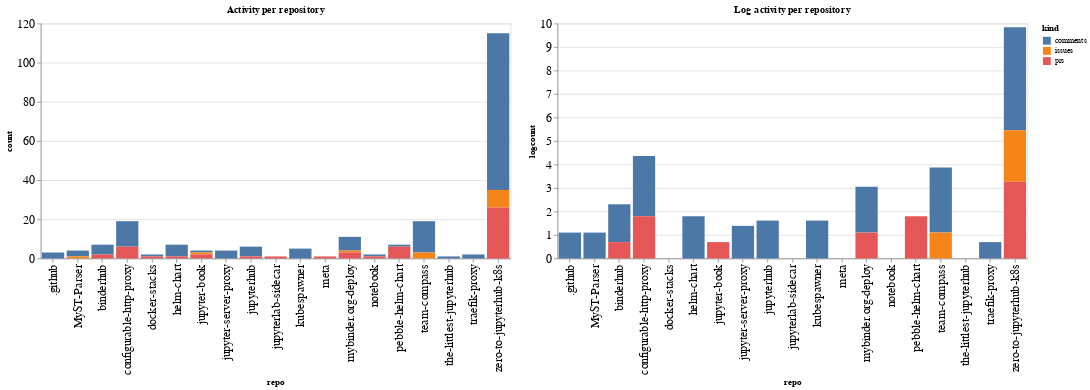

The notebook cell saved with this chart:
### Code cell
ch1 = alt.Chart(repo_summaries, width=600, title="Activity per repository").mark_bar().encode(
    x='repo',
    y='count',
    color='kind',
    tooltip="kind"
)

ch2 = alt.Chart(repo_summaries, width=600, title="Log activity per repository").mark_bar().encode(
    x='repo',
    y='logcount',
    color='kind',
    tooltip="kind"
)

ch1 | ch2

### Figure 1 — Vega-Lite specification as saved in the notebook (floating-point values rounded to 4 significant figures)
{"config": {"axisLeft": {"labelFontSize": 15}, "axisBottom": {"labelFontSize": 15}}, "hconcat": [{"mark": "bar", "encoding": {"color": {"type": "nominal", "field": "kind"}, "tooltip": {"type": "nominal", "field": "kind"}, "x": {"type": "nominal", "field": "repo"}, "y": {"type": "quantitative", "field": "count"}}, "title": "Activity per repository", "width": 600}, {"mark": "bar", "encoding": {"color": {"type": "nominal", "field": "kind"}, "tooltip": {"type": "nominal", "field": "kind"}, "x": {"type": "nominal", "field": "repo"}, "y": {"type": "quantitative", "field": "logcount"}}, "title": "Log activity per repository", "width": 600}], "data": {"name": "data-a449d5e2a7ba092160e34fc158857a17"}, "$schema": "https://vega.github.io/schema/vega-lite/v4.8.1.json", "datasets": {"data-a449d5e2a7ba092160e34fc158857a17": [{"repo": ".github", "kind": "comments", "count": 3, "logcount": 1.099}, {"repo": "MyST-Parser", "kind": "comments", "count": 3, "logcount": 1.099}, {"repo": "MyST-Parser", "kind": "issues", "count": 1, "logcount": 0.0}, {"repo": "binderhub", "kind": "comments", "count": 5, "logcount": 1.609}, {"repo": "binderhub", "kind": "prs", "count": 2, "logcount": 0.6931}, {"repo": "configurable-http-proxy", "kind": "comments", "count": 13, "logcount": 2.565}, {"repo": "configurable-http-proxy", "kind": "prs", "count": 6, "logcount": 1.792}, {"repo": "docker-stacks", "kind": "comments", "count": 1, "logcount": 0.0}, {"repo": "docker-stacks", "kind": "prs", "count": 1, "logcount": 0.0}, {"repo": "helm-chart", "kind": "comments", "count": 6, "logcount": 1.792}, {"repo": "helm-chart", "kind": "prs", "count": 1, "logcount": 0.0}, {"repo": "jupyter-book", "kind": "comments", "count": 1, "logcount": 0.0}, {"repo": "jupyter-book", "kind": "issues", "count": 1, "logcount": 0.0}, {"repo": "jupyter-book", "kind": "prs", "count": 2, "logcount": 0.6931}, {"repo": "jupyter-server-proxy", "kind": "comments", "count": 4, "logcount": 1.386}, {"repo": "jupyterhub", "kind": "comments", "count": 5, "logcount": 1.609}, {"repo": "jupyterhub", "kind": "prs", "count": 1, "logcount": 0.0}, {"repo": "jupyterlab-sidecar", "kind": "prs", "count": 1, "logcount": 0.0}, {"repo": "kubespawner", "kind": "comments", "count": 5, "logcount": 1.609}, {"repo": "meta", "kind": "prs", "count": 1, "logcount": 0.0}, {"repo": "mybinder.org-deploy", "kind": "comments", "count": 7, "logcount": 1.946}, {"repo": "mybinder.org-deploy", "kind": "issues", "count": 1, "logcount": 0.0}, {"repo": "mybinder.org-deploy", "kind": "prs", "count": 3, "logcount": 1.099}, {"repo": "notebook", "kind": "comments", "count": 1, "logcount": 0.0}, {"repo": "notebook", "kind": "prs", "count": 1, "logcount": 0.0}, {"repo": "pebble-helm-chart", "kind": "comments", "count": 1, "logcount": 0.0}, {"repo": "pebble-helm-chart", "kind": "prs", "count": 6, "logcount": 1.792}, {"repo": "team-compass", "kind": "comments", "count": 16, "logcount": 2.773}, {"repo": "team-compass", "kind": "issues", "count": 3, "logcount": 1.099}, {"repo": "the-littlest-jupyterhub", "kind": "comments", "count": 1, "logcount": 0.0}, {"repo": "traefik-proxy", "kind": "comments", "count": 2, "logcount": 0.6931}, {"repo": "zero-to-jupyterhub-k8s", "kind": "comments", "count": 80, "logcount": 4.382}, {"repo": "zero-to-jupyterhub-k8s", "kind": "issues", "count": 9, "logcount": 2.197}, {"repo": "zero-to-jupyterhub-k8s", "kind": "prs", "count": 26, "logcount": 3.258}]}}
